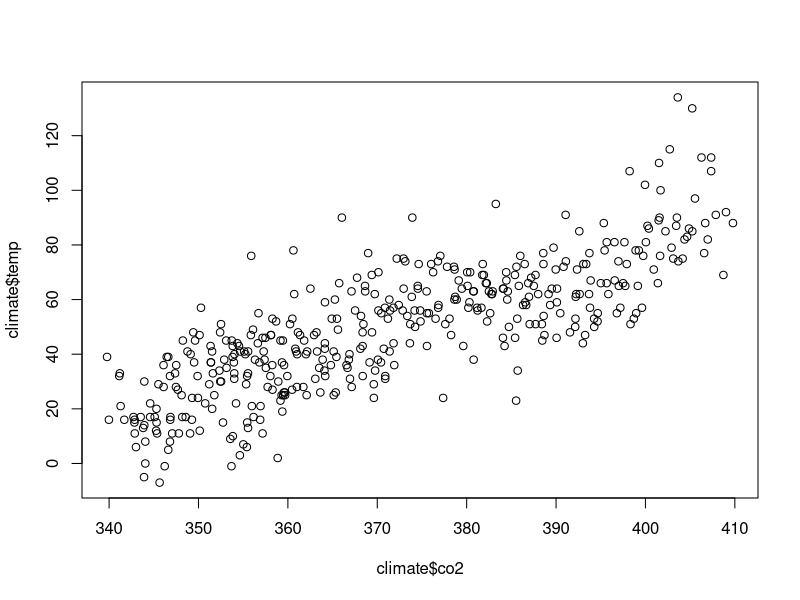
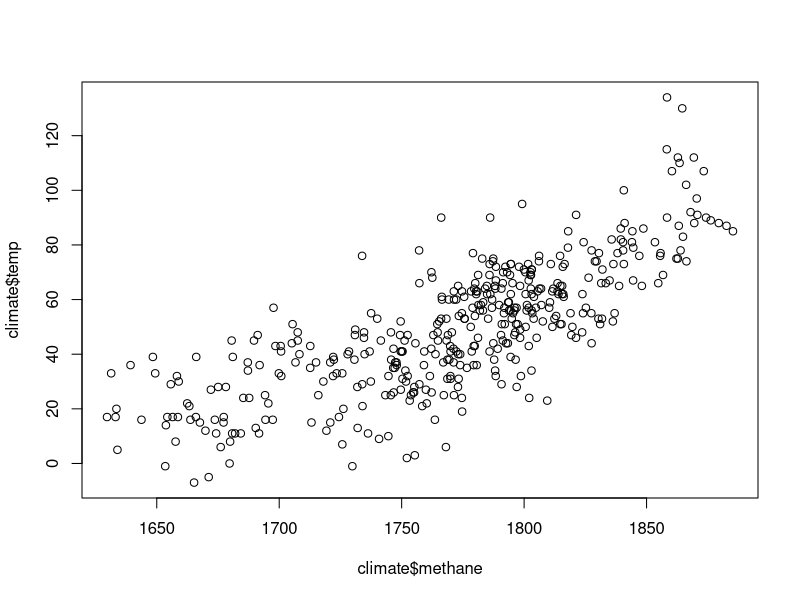
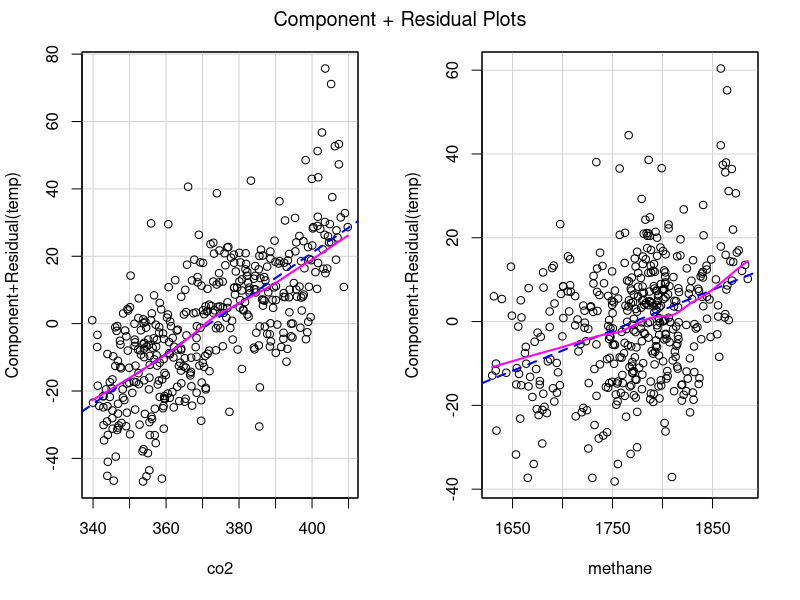
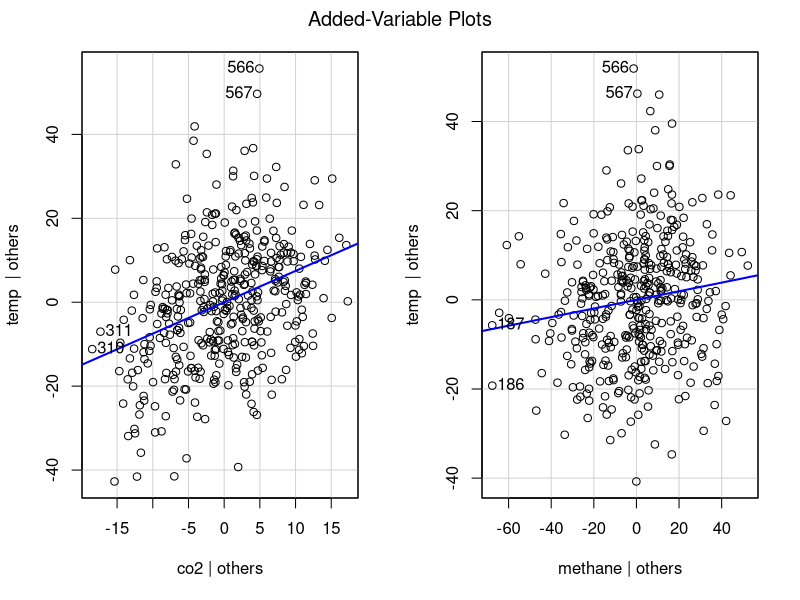
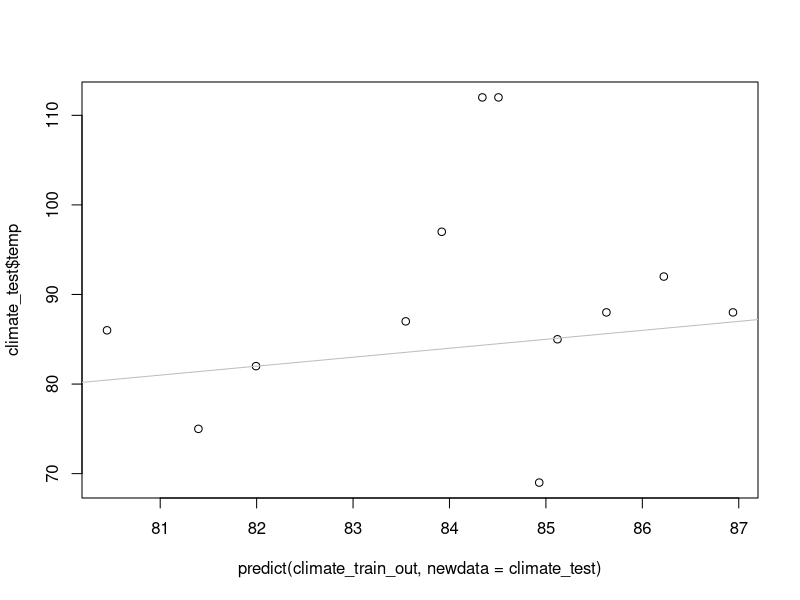
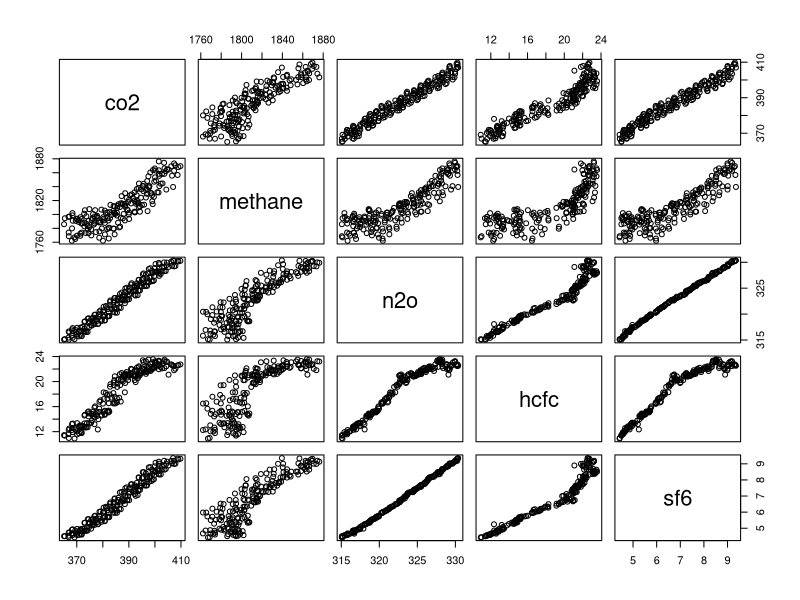

These charts were generated, in order, by the following R code:
firsttemp <- read.table(text = "Year   Jan  Feb  Mar  Apr  May  Jun  Jul  Aug  Sep  Oct  Nov  Dec    J-D D-N    DJF  MAM  JJA  SON  Year
1969   -10  -14    1   18   19    5   -2    3    9   13   13   28      7   3    -12   13    2   11  1969
1970     9   22    8    9   -4   -2   -2   -9   11    6    2  -12      3   7     20    4   -4    6  1970
1971    -2  -19  -17   -8   -5  -19  -11   -3   -4   -6   -5   -9     -9  -9    -11  -10  -11   -5  1971
1972   -24  -16    2    0   -4    6    1   17    2    9    4   19      1  -1    -16    0    8    5  1972
1973    29   31   27   26   25   18   10    3   10   14    6   -6     16  18     26   26   10   10  1973
1974   -15  -29   -6  -12   -2   -6   -5   11  -11   -8   -7   -9     -8  -8    -16   -7    0   -9  1974
1975     7    6   13    5   16    0   -1  -19   -3   -9  -16  -17     -2  -1      1   11   -7   -9  1975
1976    -1   -6  -21   -8  -24  -16  -10  -15   -9  -26   -4   10    -11 -13     -8  -18  -13  -13  1976
1977    19   22   25   28   30   24   20   16    0    2   17    3     17  18     17   27   20    7  1977
1978     6   14   21   15    6   -2    3  -17    6    0   16   10      6   6      8   14   -5    7  1978
1979    12  -10   18   13    5   13    2   14   25   24   28   47     16  13      4   12   10   26  1979
1980    30   42   30   33   36   17   28   23   19   18   29   19     27  29     40   33   23   22  1980
1981    55   41   49   31   24   32   34   32   17   14   24   43     33  31     38   35   33   18  1981
1982    10   15   -1   10   16    5   13    7   14   13   15   43     13  13     23    8    8   14  1982
1983    52   40   42   31   36   20   17   33   39   16   32   17     31  33     45   36   23   29  1983
1984    30   17   29    8   33    5   17   16   21   16    6   -5     16  18     21   23   13   14  1984
1985    22   -7   17   11   17   17   -1   14   15   11    8   15     12  10      3   15   10   11  1985
1986    28   39   27   24   24   11   11   12    0   13   11   16     18  18     27   25   11    8  1986
1987    36   45   16   22   25   37   45   28   39   32   25   48     33  31     33   21   37   32  1987
1988    57   43   51   45   44   43   34   47   41   40   12   33     41  42     49   47   41   31  1988
1989    15   35   37   33   17   15   33   37   37   32   20   38     29  29     28   29   28   30  1989
1990    40   41   76   55   46   38   43   30   29   41   45   41     44  44     40   59   37   38  1990
1991    40   49   35   52   37   53   47   39   48   30   31   32     41  42     43   41   46   36  1991
1992    44   41   47   23   32   25   11    7   -1    9    3   21     22  23     39   34   14    4  1992
1993    37   38   36   26   27   25   28   13   10   22    6   16     24  24     32   30   22   13  1993
1994    27    2   26   40   28   42   30   21   29   41   46   36     31  29     15   31   31   39  1994
1995    51   78   45   47   26   41   47   45   32   47   45   28     44  45     55   39   44   41  1995
1996    25   48   32   36   26   25   35   48   25   19   41   40     33  32     34   31   36   28  1996
1997    31   38   53   36   35   53   34   41   53   62   64   59     47  45     36   41   43   60  1997
1998    60   90   63   63   69   77   68   66   42   44   49   56     62  62     69   65   70   45  1998
1999    48   65   34   32   31   37   37   31   41   39   38   43     40  41     56   32   35   39  1999
2000    24   56   57   57   36   41   38   42   40   28   32   29     40  41     41   50   40   33  2000
2001    42   44   56   51   56   54   60   48   54   51   70   56     53  51     38   54   54   58  2001
2002    75   75   90   56   63   55   61   53   62   55   58   44     62  63     69   70   56   58  2002
2003    73   55   57   53   60   47   53   65   64   74   52   73     61  58     57   57   55   64  2003
2004    58   72   64   63   38   43   24   43   50   64   70   51     53  55     68   55   37   61  2004
2005    72   57   69   66   63   66   63   60   74   76   71   65     67  66     60   66   63   74  2005
2006    56   69   62   50   46   64   52   70   61   67   70   73     62  61     63   52   62   66  2006
2007    95   70   69   73   66   58   60   57   59   57   55   46     64  66     79   69   58   57  2007
2008    23   34   72   51   47   45   58   43   62   63   64   53     51  51     34   57   49   63  2008
2009    61   51   51   58   64   64   69   65   67   63   76   65     63  62     55   58   66   69  2009
2010    73   79   91   85   73   62   59   62   59   68   77   46     70  71     72   83   61   68  2010
2011    48   50   62   62   50   57   71   71   54   62   55   53     58  57     48   58   66   57  2011
2012    44   47   55   67   74   62   53   61   72   74   73   52     61  61     48   66   59   73  2012
2013    66   55   65   53   57   65   57   66   77   67   78   65     64  63     57   58   63   74  2013
2014    73   51   76   76   85   66   55   81   88   81   66   78     73  72     63   79   67   78  2014
2015    81   86   90   74   75   79   71   78   81  107  102  110     86  83     82   80   76   97  2015
2016   115  134  130  107   91   77   82  100   87   89   90   83     99 101    119  109   86   89  2016
2017    97  112  112   92   88   69   82   86   75   87   85   88     89  89     97   97   79   82  2017",
sep = '', header = TRUE, stringsAsFactors = FALSE)

str(firsttemp)

#reshape each row as a month
firsttemp <- firsttemp[, 1:13]

newtemp <- data.frame(matrix(t(firsttemp[2:13]), ncol = 1))

newtemp$month <- rep(1:12, 49)
newtemp$year <- rep(1969:2017, each = 12)

names(newtemp) <- c('temp', 'month', 'year')
str(newtemp)
head(newtemp)

firstco2 <- read.table(text = 'site year month value
MLO 1969  8   322.51
MLO 1969  9   321.36
MLO 1969 10   320.74
MLO 1969 11   321.98
MLO 1969 12   323.78
MLO 1970  1   325.13
MLO 1970  2   325.54
MLO 1970  3   325.67
MLO 1970  4   326.58
MLO 1970  5   327.68
MLO 1970  6   327.30
MLO 1970  7   326.13
MLO 1970  8   324.91
MLO 1970  9   322.98
MLO 1970 10   322.65
MLO 1970 11   324.04
MLO 1970 12   325.54
MLO 1976  7   332.30
MLO 1976  8   331.04
MLO 1976  9   329.67
MLO 1976 10   329.33
MLO 1976 11   330.47
MLO 1976 12   331.97
MLO 1977  1   332.77
MLO 1977  2   333.10
MLO 1977  3   334.08
MLO 1977  4   335.78
MLO 1977  5   336.49
MLO 1977  6   335.96
MLO 1977  7   334.64
MLO 1977  8   332.31
MLO 1977  9   330.66
MLO 1977 10   330.55
MLO 1977 11   331.72
MLO 1977 12   333.74
MLO 1978  1   335.17
MLO 1978  2   335.78
MLO 1978  3   336.69
MLO 1978  4   337.76
MLO 1978  5   338.01
MLO 1978  6   337.57
MLO 1978  7   336.17
MLO 1978  8   333.89
MLO 1978  9   332.18
MLO 1978 10   332.20
MLO 1978 11   333.24
MLO 1978 12   334.64
MLO 1979  1   336.11
MLO 1979  2   337.20
MLO 1979  3   338.50
MLO 1979  4   339.00
MLO 1979  5   338.93
MLO 1979  6   338.97
MLO 1979  7   337.78
MLO 1979  8   335.57
MLO 1979  9   333.95
MLO 1979 10   334.41
MLO 1979 11   335.66
MLO 1979 12   336.81
MLO 1980  1   338.88
MLO 1980  2   340.17
MLO 1980  3   341.33
MLO 1980  4   342.82
MLO 1980  5   342.90
MLO 1980  6   341.74
MLO 1980  7   339.16
MLO 1980  8   337.04
MLO 1980  9   336.60
MLO 1980 10   336.60
MLO 1980 11   337.55
MLO 1980 12   339.18
MLO 1981  1   340.41
MLO 1981  2   341.39
MLO 1981  3   342.33
MLO 1981  4   343.35
MLO 1981  5   343.56
MLO 1981  6   342.34
MLO 1981  7   340.40
MLO 1981  8   338.67
MLO 1981  9   337.37
MLO 1981 10   337.53
MLO 1981 11   338.88
MLO 1981 12   340.21
MLO 1982  1   341.10
MLO 1982  2   341.99
MLO 1982  3   343.03
MLO 1982  4   343.82
MLO 1982  5   343.76
MLO 1982  6   342.87
MLO 1982  7   341.47
MLO 1982  8   339.26
MLO 1982  9   337.32
MLO 1982 10   337.64
MLO 1982 11   339.04
MLO 1982 12   340.65
MLO 1983  1   341.96
MLO 1983  2   342.37
MLO 1983  3   343.11
MLO 1983  4   345.12
MLO 1983  5   346.09
MLO 1983  6   345.30
MLO 1983  7   343.53
MLO 1983  8   341.20
MLO 1983  9   339.77
MLO 1983 10   339.98
MLO 1983 11   341.14
MLO 1983 12   342.73
MLO 1984  1   343.94
MLO 1984  2   344.59
MLO 1984  3   345.52
MLO 1984  4   346.81
MLO 1984  5   347.38
MLO 1984  6   346.62
MLO 1984  7   345.10
MLO 1984  8   342.86
MLO 1984  9   341.29
MLO 1984 10   341.70
MLO 1984 11   343.01
MLO 1984 12   343.91
MLO 1985  1   344.60
MLO 1985  2   345.65
MLO 1985  3   346.86
MLO 1985  4   347.80
MLO 1985  5   348.57
MLO 1985  6   348.19
MLO 1985  7   346.22
MLO 1985  8   343.94
MLO 1985  9   342.83
MLO 1985 10   342.87
MLO 1985 11   344.05
MLO 1985 12   345.31
MLO 1986  1   346.10
MLO 1986  2   346.62
MLO 1986  3   347.69
MLO 1986  4   349.29
MLO 1986  5   349.94
MLO 1986  6   349.06
MLO 1986  7   347.06
MLO 1986  8   345.26
MLO 1986  9   344.05
MLO 1986 10   343.81
MLO 1986 11   345.37
MLO 1986 12   346.84
MLO 1987  1   347.51
MLO 1987  2   348.25
MLO 1987  3   349.26
MLO 1987  4   350.75
MLO 1987  5   351.77
MLO 1987  6   351.40
MLO 1987  7   349.62
MLO 1987  8   347.48
MLO 1987  9   346.45
MLO 1987 10   346.81
MLO 1987 11   348.11
MLO 1987 12   349.42
MLO 1988  1   350.28
MLO 1988  2   351.35
MLO 1988  3   352.52
MLO 1988  4   353.72
MLO 1988  5   354.35
MLO 1988  6   353.83
MLO 1988  7   352.34
MLO 1988  8   350.12
MLO 1988  9   348.77
MLO 1988 10   349.12
MLO 1988 11   350.14
MLO 1988 12   351.61
MLO 1989  1   352.74
MLO 1989  2   353.14
MLO 1989  3   353.96
MLO 1989  4   355.54
MLO 1989  5   356.16
MLO 1989  6   355.45
MLO 1989  7   354.00
MLO 1989  8   351.38
MLO 1989  9   349.51
MLO 1989 10   349.90
MLO 1989 11   351.53
MLO 1989 12   352.88
MLO 1990  1   354.02
MLO 1990  2   355.11
MLO 1990  3   355.90
MLO 1990  4   356.71
MLO 1990  5   357.17
MLO 1990  6   356.32
MLO 1990  7   354.53
MLO 1990  8   352.44
MLO 1990  9   351.21
MLO 1990 10   351.52
MLO 1990 11   353.10
MLO 1990 12   354.66
MLO 1991  1   355.24
MLO 1991  2   356.10
MLO 1991  3   357.54
MLO 1991  4   358.68
MLO 1991  5   359.34
MLO 1991  6   358.27
MLO 1991  7   355.86
MLO 1991  8   353.82
MLO 1991  9   352.42
MLO 1991 10   352.53
MLO 1991 11   354.00
MLO 1991 12   355.44
MLO 1992  1   356.64
MLO 1992  2   357.29
MLO 1992  3   358.12
MLO 1992  4   359.17
MLO 1992  5   359.94
MLO 1992  6   359.48
MLO 1992  7   357.17
MLO 1992  8   355.02
MLO 1992  9   353.69
MLO 1992 10   353.56
MLO 1992 11   354.63
MLO 1992 12   355.97
MLO 1993  1   356.81
MLO 1993  2   357.39
MLO 1993  3   358.25
MLO 1993  4   359.56
MLO 1993  5   360.47
MLO 1993  6   359.69
MLO 1993  7   357.74
MLO 1993  8   355.54
MLO 1993  9   353.84
MLO 1993 10   354.20
MLO 1993 11   355.41
MLO 1993 12   356.90
MLO 1994  1   358.28
MLO 1994  2   358.86
MLO 1994  3   359.68
MLO 1994  4   361.04
MLO 1994  5   361.73
MLO 1994  6   360.83
MLO 1994  7   358.93
MLO 1994  8   356.94
MLO 1994  9   355.33
MLO 1994 10   355.55
MLO 1994 11   357.49
MLO 1994 12   359.57
MLO 1995  1   360.24
MLO 1995  2   360.62
MLO 1995  3   361.82
MLO 1995  4   362.93
MLO 1995  5   363.63
MLO 1995  6   363.27
MLO 1995  7   361.36
MLO 1995  8   359.17
MLO 1995  9   358.04
MLO 1995 10   358.09
MLO 1995 11   359.44
MLO 1995 12   361.01
MLO 1996  1   362.10
MLO 1996  2   363.20
MLO 1996  3   364.18
MLO 1996  4   364.81
MLO 1996  5   365.35
MLO 1996  6   365.13
MLO 1996  7   363.51
MLO 1996  8   361.13
MLO 1996  9   359.30
MLO 1996 10   359.38
MLO 1996 11   360.92
MLO 1996 12   362.02
MLO 1997  1   363.07
MLO 1997  2   363.89
MLO 1997  3   364.91
MLO 1997  4   366.56
MLO 1997  5   366.67
MLO 1997  6   365.49
MLO 1997  7   364.09
MLO 1997  8   362.16
MLO 1997  9   360.50
MLO 1997 10   360.71
MLO 1997 11   362.52
MLO 1997 12   364.15
MLO 1998  1   365.26
MLO 1998  2   366.04
MLO 1998  3   367.12
MLO 1998  4   368.65
MLO 1998  5   369.39
MLO 1998  6   368.98
MLO 1998  7   367.74
MLO 1998  8   365.74
MLO 1998  9   364.13
MLO 1998 10   364.14
MLO 1998 11   365.60
MLO 1998 12   367.52
MLO 1999  1   368.36
MLO 1999  2   368.63
MLO 1999  3   369.76
MLO 1999  4   370.89
MLO 1999  5   370.89
MLO 1999  6   370.42
MLO 1999  7   369.14
MLO 1999  8   366.95
MLO 1999  9   365.12
MLO 1999 10   365.43
MLO 1999 11   366.82
MLO 1999 12   368.36
MLO 2000  1   369.62
MLO 2000  2   370.13
MLO 2000  3   370.85
MLO 2000  4   371.81
MLO 2000  5   371.90
MLO 2000  6   371.38
MLO 2000  7   370.07
MLO 2000  8   368.11
MLO 2000  9   366.89
MLO 2000 10   367.14
MLO 2000 11   368.37
MLO 2000 12   369.61
MLO 2001  1   370.73
MLO 2001  2   371.82
MLO 2001  3   372.84
MLO 2001  4   373.69
MLO 2001  5   374.18
MLO 2001  6   373.36
MLO 2001  7   371.35
MLO 2001  8   369.41
MLO 2001  9   368.18
MLO 2001 10   368.45
MLO 2001 11   370.13
MLO 2001 12   371.43
MLO 2002  1   372.18
MLO 2002  2   372.94
MLO 2002  3   373.92
MLO 2002  4   374.80
MLO 2002  5   375.52
MLO 2002  6   375.55
MLO 2002  7   373.86
MLO 2002  8   371.19
MLO 2002  9   369.72
MLO 2002 10   370.45
MLO 2002 11   372.40
MLO 2002 12   373.65
MLO 2003  1   374.63
MLO 2003  2   375.77
MLO 2003  3   376.81
MLO 2003  4   378.08
MLO 2003  5   378.88
MLO 2003  6   378.26
MLO 2003  7   376.52
MLO 2003  8   374.53
MLO 2003  9   372.95
MLO 2003 10   373.13
MLO 2003 11   374.84
MLO 2003 12   376.03
MLO 2004  1   376.85
MLO 2004  2   377.81
MLO 2004  3   379.46
MLO 2004  4   380.74
MLO 2004  5   380.78
MLO 2004  6   379.62
MLO 2004  7   377.37
MLO 2004  8   375.56
MLO 2004  9   374.23
MLO 2004 10   374.54
MLO 2004 11   376.25
MLO 2004 12   377.61
MLO 2005  1   378.58
MLO 2005  2   380.19
MLO 2005  3   381.75
MLO 2005  4   382.15
MLO 2005  5   382.49
MLO 2005  6   382.25
MLO 2005  7   380.80
MLO 2005  8   378.63
MLO 2005  9   376.79
MLO 2005 10   377.05
MLO 2005 11   378.65
MLO 2005 12   380.10
MLO 2006  1   381.22
MLO 2006  2   381.92
MLO 2006  3   382.84
MLO 2006  4   384.73
MLO 2006  5   385.42
MLO 2006  6   384.06
MLO 2006  7   382.29
MLO 2006  8   380.06
MLO 2006  9   378.71
MLO 2006 10   379.11
MLO 2006 11   380.39
MLO 2006 12   381.80
MLO 2007  1   383.26
MLO 2007  2   384.42
MLO 2007  3   385.40
MLO 2007  4   386.49
MLO 2007  5   386.89
MLO 2007  6   386.31
MLO 2007  7   384.54
MLO 2007  8   381.65
MLO 2007  9   380.31
MLO 2007 10   381.16
MLO 2007 11   382.63
MLO 2007 12   384.06
MLO 2008  1   385.53
MLO 2008  2   385.71
MLO 2008  3   385.57
MLO 2008  4   387.05
MLO 2008  5   388.70
MLO 2008  6   388.46
MLO 2008  7   386.66
MLO 2008  8   384.24
MLO 2008  9   382.77
MLO 2008 10   382.91
MLO 2008 11   384.13
MLO 2008 12   385.66
MLO 2009  1   386.97
MLO 2009  2   387.71
MLO 2009  3   388.41
MLO 2009  4   389.34
MLO 2009  5   390.11
MLO 2009  6   389.52
MLO 2009  7   387.70
MLO 2009  8   385.84
MLO 2009  9   384.44
MLO 2009 10   384.60
MLO 2009 11   386.00
MLO 2009 12   387.51
MLO 2010  1   388.59
MLO 2010  2   389.72
MLO 2010  3   391.07
MLO 2010  4   392.60
MLO 2010  5   393.37
MLO 2010  6   392.25
MLO 2010  7   390.09
MLO 2010  8   388.00
MLO 2010  9   386.55
MLO 2010 10   387.21
MLO 2010 11   388.57
MLO 2010 12   390.06
MLO 2011  1   391.56
MLO 2011  2   392.14
MLO 2011  3   392.64
MLO 2011  4   393.69
MLO 2011  5   394.27
MLO 2011  6   393.80
MLO 2011  7   392.35
MLO 2011  8   389.96
MLO 2011  9   388.61
MLO 2011 10   389.16
MLO 2011 11   390.47
MLO 2011 12   392.17
MLO 2012  1   393.00
MLO 2012  2   393.25
MLO 2012  3   394.66
MLO 2012  4   396.56
MLO 2012  5   396.98
MLO 2012  6   395.85
MLO 2012  7   394.26
MLO 2012  8   392.20
MLO 2012  9   390.84
MLO 2012 10   391.10
MLO 2012 11   393.06
MLO 2012 12   394.64
MLO 2013  1   395.66
MLO 2013  2   396.80
MLO 2013  3   397.74
MLO 2013  4   398.70
MLO 2013  5   399.61
MLO 2013  6   399.15
MLO 2013  7   397.19
MLO 2013  8   395.01
MLO 2013  9   393.73
MLO 2013 10   393.87
MLO 2013 11   395.43
MLO 2013 12   397.02
MLO 2014  1   397.91
MLO 2014  2   398.33
MLO 2014  3   399.75
MLO 2014  4   401.64
MLO 2014  5   402.24
MLO 2014  6   401.39
MLO 2014  7   398.96
MLO 2014  8   396.53
MLO 2014  9   395.34
MLO 2014 10   395.67
MLO 2014 11   397.50
MLO 2014 12   399.26
MLO 2015  1   400.05
MLO 2015  2   400.38
MLO 2015  3   401.58
MLO 2015  4   403.68
MLO 2015  5   404.16
MLO 2015  6   402.92
MLO 2015  7   400.93
MLO 2015  8   398.90
MLO 2015  9   397.65
MLO 2015 10   398.23
MLO 2015 11   399.95
MLO 2015 12   401.52
MLO 2016  1   402.72
MLO 2016  2   403.62
MLO 2016  3   405.23
MLO 2016  4   407.35
MLO 2016  5   407.87
MLO 2016  6   406.57
MLO 2016  7   404.37
MLO 2016  8   401.69
MLO 2016  9   400.23
MLO 2016 10   401.48
MLO 2016 11   403.52
MLO 2016 12   404.66
MLO 2017  1   405.54
MLO 2017  2   406.27
MLO 2017  3   407.35
MLO 2017  4   409.01
MLO 2017  5   409.79
MLO 2017  6   408.72
MLO 2017  7   406.97
MLO 2017  8   404.87
MLO 2017  9   403.11
MLO 2017 10   403.44
MLO 2017 11   405.24
MLO 2017 12   406.69', header =  TRUE, sep = '')

#get rid of site, irrelevant
firstco2 <- firstco2[, 2:4]

head(firstco2)

firstch4 <- read.table(text = 'site year month value
MLO 1983  5  1639.29
MLO 1983  6  1633.53
MLO 1983  7  1633.18
MLO 1983  8  1631.39
MLO 1983  9  1648.42
MLO 1983 10  1663.75
MLO 1983 11  1658.24
MLO 1983 12  1654.32
MLO 1984  1  1658.97
MLO 1984  2  1656.49
MLO 1984  3  1655.74
MLO 1984  4  1657.69
MLO 1984  5  1649.37
MLO 1984  6  1633.95
MLO 1984  7  1629.70
MLO 1984  8  1643.76
MLO 1984  9  1663.30
MLO 1984 10  1673.72
MLO 1984 11  1676.11
MLO 1984 12  1671.21
MLO 1985  1  1662.44
MLO 1985  2  1665.25
MLO 1985  3  1677.35
MLO 1985  4  1674.25
MLO 1985  5  1665.98
MLO 1985  6  1658.63
MLO 1985  7  1653.47
MLO 1985  8  1653.74
MLO 1985  9  1667.62
MLO 1985 10  1680.79
MLO 1985 11  1679.96
MLO 1985 12  1677.27
MLO 1986  1  1675.09
MLO 1986  2  1666.12
MLO 1986  3  1672.10
MLO 1986  4  1687.75
MLO 1986  5  1685.35
MLO 1986  6  1684.31
MLO 1986  7  1681.99
MLO 1986  8  1669.88
MLO 1986  9  1679.74
MLO 1986 10  1690.42
MLO 1986 11  1691.77
MLO 1986 12  1697.36
MLO 1987  1  1692.00
MLO 1987  2  1689.70
MLO 1987  3  1694.39
MLO 1987  4  1695.56
MLO 1987  5  1694.22
MLO 1987  6  1687.17
MLO 1987  7  1680.58
MLO 1987  8  1678.22
MLO 1987  9  1681.05
MLO 1987 10  1700.84
MLO 1987 11  1715.97
MLO 1987 12  1707.55
MLO 1988  1  1697.68
MLO 1988  2  1700.59
MLO 1988  3  1705.46
MLO 1988  4  1707.57
MLO 1988  5  1705.16
MLO 1988  6  1698.45
MLO 1988  7  1687.23
MLO 1988  8  1691.21
MLO 1988  9  1700.77
MLO 1988 10  1708.26
MLO 1988 11  1719.28
MLO 1988 12  1725.75
MLO 1989  1  1720.86
MLO 1989  2  1712.66
MLO 1989  3  1715.04
MLO 1989  4  1723.46
MLO 1989  5  1724.39
MLO 1989  6  1713.18
MLO 1989  7  1699.85
MLO 1989  8  1706.65
MLO 1989  9  1720.84
MLO 1989 10  1721.99
MLO 1989 11  1726.21
MLO 1989 12  1730.71
MLO 1990  1  1727.94
MLO 1990  2  1728.50
MLO 1990  3  1733.85
MLO 1990  4  1737.54
MLO 1990  5  1734.60
MLO 1990  6  1722.31
MLO 1990  7  1712.69
MLO 1990  8  1718.03
MLO 1990  9  1733.90
MLO 1990 10  1736.92
MLO 1990 11  1741.50
MLO 1990 12  1749.65
MLO 1991  1  1734.87
MLO 1991  2  1731.05
MLO 1991  3  1746.56
MLO 1991  4  1749.59
MLO 1991  5  1747.37
MLO 1991  6  1740.02
MLO 1991  7  1730.92
MLO 1991  8  1722.05
MLO 1991  9  1734.64
MLO 1991 10  1751.77
MLO 1991 11  1750.34
MLO 1991 12  1752.44
MLO 1992  1  1755.62
MLO 1992  2  1750.09
MLO 1992  3  1752.42
MLO 1992  4  1753.28
MLO 1992  5  1744.61
MLO 1992  6  1743.34
MLO 1992  7  1736.27
MLO 1992  8  1725.77
MLO 1992  9  1729.87
MLO 1992 10  1740.78
MLO 1992 11  1755.36
MLO 1992 12  1758.39
MLO 1993  1  1747.88
MLO 1993  2  1745.72
MLO 1993  3  1747.98
MLO 1993  4  1746.75
MLO 1993  5  1749.63
MLO 1993  6  1745.59
MLO 1993  7  1731.91
MLO 1993  8  1732.03
MLO 1993  9  1744.56
MLO 1993 10  1760.24
MLO 1993 11  1768.07
MLO 1993 12  1763.57
MLO 1994  1  1759.89
MLO 1994  2  1752.13
MLO 1994  3  1754.67
MLO 1994  4  1763.81
MLO 1994  5  1755.18
MLO 1994  6  1746.67
MLO 1994  7  1737.41
MLO 1994  8  1734.01
MLO 1994  9  1757.23
MLO 1994 10  1778.62
MLO 1994 11  1781.17
MLO 1994 12  1779.36
MLO 1995  1  1764.55
MLO 1995  2  1757.13
MLO 1995  3  1764.84
MLO 1995  4  1762.94
MLO 1995  5  1762.23
MLO 1995  6  1759.23
MLO 1995  7  1749.36
MLO 1995  8  1751.19
MLO 1995  9  1761.52
MLO 1995 10  1768.91
MLO 1995 11  1768.34
MLO 1995 12  1772.99
MLO 1996  1  1771.36
MLO 1996  2  1770.49
MLO 1996  3  1769.90
MLO 1996  4  1759.10
MLO 1996  5  1755.07
MLO 1996  6  1753.80
MLO 1996  7  1747.17
MLO 1996  8  1745.62
MLO 1996  9  1767.21
MLO 1996 10  1774.69
MLO 1996 11  1769.97
MLO 1996 12  1773.10
MLO 1997  1  1769.96
MLO 1997  2  1768.70
MLO 1997  3  1775.64
MLO 1997  4  1780.64
MLO 1997  5  1776.65
MLO 1997  6  1768.26
MLO 1997  7  1751.52
MLO 1997  8  1750.35
MLO 1997  9  1775.73
MLO 1997 10  1784.89
MLO 1997 11  1784.08
MLO 1997 12  1783.28
MLO 1998  1  1772.27
MLO 1998  2  1766.15
MLO 1998  3  1774.64
MLO 1998  4  1780.41
MLO 1998  5  1781.22
MLO 1998  6  1779.11
MLO 1998  7  1762.52
MLO 1998  8  1757.24
MLO 1998  9  1771.18
MLO 1998 10  1787.42
MLO 1998 11  1798.40
MLO 1998 12  1803.06
MLO 1999  1  1796.37
MLO 1999  2  1784.78
MLO 1999  3  1788.17
MLO 1999  4  1788.41
MLO 1999  5  1773.27
MLO 1999  6  1771.20
MLO 1999  7  1766.99
MLO 1999  8  1768.67
MLO 1999  9  1785.90
MLO 1999 10  1794.49
MLO 1999 11  1796.53
MLO 1999 12  1801.91
MLO 2000  1  1802.08
MLO 2000  2  1793.86
MLO 2000  3  1791.93
MLO 2000  4  1786.87
MLO 2000  5  1773.91
MLO 2000  6  1772.34
MLO 2000  7  1769.45
MLO 2000  8  1762.09
MLO 2000  9  1773.90
MLO 2000 10  1796.97
MLO 2000 11  1798.70
MLO 2000 12  1790.78
MLO 2001  1  1789.20
MLO 2001  2  1793.36
MLO 2001  3  1801.04
MLO 2001  4  1797.35
MLO 2001  5  1783.18
MLO 2001  6  1773.35
MLO 2001  7  1769.24
MLO 2001  8  1764.69
MLO 2001  9  1779.91
MLO 2001 10  1790.89
MLO 2001 11  1793.05
MLO 2001 12  1796.07
MLO 2002  1  1787.41
MLO 2002  2  1782.89
MLO 2002  3  1786.13
MLO 2002  4  1781.94
MLO 2002  5  1778.35
MLO 2002  6  1774.58
MLO 2002  7  1766.39
MLO 2002  8  1766.11
MLO 2002  9  1780.44
MLO 2002 10  1795.44
MLO 2002 11  1801.16
MLO 2002 12  1792.64
MLO 2003  1  1785.93
MLO 2003  2  1791.78
MLO 2003  3  1796.91
MLO 2003  4  1794.96
MLO 2003  5  1786.92
MLO 2003  6  1790.57
MLO 2003  7  1785.31
MLO 2003  8  1773.06
MLO 2003  9  1788.24
MLO 2003 10  1806.05
MLO 2003 11  1807.63
MLO 2003 12  1794.55
MLO 2004  1  1789.80
MLO 2004  2  1797.93
MLO 2004  3  1806.92
MLO 2004  4  1805.51
MLO 2004  5  1787.77
MLO 2004  6  1779.82
MLO 2004  7  1774.58
MLO 2004  8  1769.81
MLO 2004  9  1778.21
MLO 2004 10  1790.72
MLO 2004 11  1800.51
MLO 2004 12  1796.71
MLO 2005  1  1788.48
MLO 2005  2  1796.11
MLO 2005  3  1802.80
MLO 2005  4  1791.28
MLO 2005  5  1780.89
MLO 2005  6  1780.05
MLO 2005  7  1771.30
MLO 2005  8  1766.47
MLO 2005  9  1787.26
MLO 2005 10  1806.12
MLO 2005 11  1803.13
MLO 2005 12  1798.35
MLO 2006  1  1794.46
MLO 2006  2  1785.87
MLO 2006  3  1786.20
MLO 2006  4  1800.62
MLO 2006  5  1798.36
MLO 2006  6  1779.65
MLO 2006  7  1765.35
MLO 2006  8  1762.15
MLO 2006  9  1775.52
MLO 2006 10  1788.46
MLO 2006 11  1791.46
MLO 2006 12  1794.60
MLO 2007  1  1799.19
MLO 2007  2  1802.63
MLO 2007  3  1802.62
MLO 2007  4  1801.64
MLO 2007  5  1795.26
MLO 2007  6  1781.34
MLO 2007  7  1771.37
MLO 2007  8  1778.96
MLO 2007  9  1793.77
MLO 2007 10  1801.88
MLO 2007 11  1803.34
MLO 2007 12  1805.13
MLO 2008  1  1809.45
MLO 2008  2  1803.01
MLO 2008  3  1792.36
MLO 2008  4  1792.10
MLO 2008  5  1796.03
MLO 2008  6  1791.31
MLO 2008  7  1782.39
MLO 2008  8  1779.42
MLO 2008  9  1794.57
MLO 2008 10  1813.66
MLO 2008 11  1811.92
MLO 2008 12  1812.38
MLO 2009  1  1816.15
MLO 2009  2  1814.75
MLO 2009  3  1815.26
MLO 2009  4  1807.05
MLO 2009  5  1802.74
MLO 2009  6  1806.24
MLO 2009  7  1794.24
MLO 2009  8  1788.10
MLO 2009  9  1801.86
MLO 2009 10  1811.50
MLO 2009 11  1814.69
MLO 2009 12  1815.54
MLO 2010  1  1810.91
MLO 2010  2  1817.90
MLO 2010  3  1821.23
MLO 2010  4  1818.00
MLO 2010  5  1816.53
MLO 2010  6  1803.08
MLO 2010  7  1793.49
MLO 2010  8  1800.62
MLO 2010  9  1810.57
MLO 2010 10  1826.33
MLO 2010 11  1830.55
MLO 2010 12  1821.18
MLO 2011  1  1823.70
MLO 2011  2  1819.71
MLO 2011  3  1815.46
MLO 2011  4  1815.99
MLO 2011  5  1811.55
MLO 2011  6  1810.25
MLO 2011  7  1803.07
MLO 2011  8  1799.92
MLO 2011  9  1813.08
MLO 2011 10  1823.81
MLO 2011 11  1827.45
MLO 2011 12  1831.80
MLO 2012  1  1827.56
MLO 2012  2  1819.26
MLO 2012  3  1824.05
MLO 2012  4  1834.89
MLO 2012  5  1829.58
MLO 2012  6  1814.01
MLO 2012  7  1803.90
MLO 2012  8  1804.00
MLO 2012  9  1815.79
MLO 2012 10  1828.91
MLO 2012 11  1836.47
MLO 2012 12  1836.24
MLO 2013  1  1833.34
MLO 2013  2  1836.95
MLO 2013  3  1838.78
MLO 2013  4  1830.34
MLO 2013  5  1825.23
MLO 2013  6  1814.80
MLO 2013  7  1804.78
MLO 2013  8  1813.65
MLO 2013  9  1838.15
MLO 2013 10  1844.51
MLO 2013 11  1840.43
MLO 2013 12  1848.08
MLO 2014  1  1840.72
MLO 2014  2  1831.04
MLO 2014  3  1847.04
MLO 2014  4  1855.55
MLO 2014  5  1844.21
MLO 2014  6  1831.50
MLO 2014  7  1818.95
MLO 2014  8  1824.30
MLO 2014  9  1841.04
MLO 2014 10  1844.03
MLO 2014 11  1854.78
MLO 2014 12  1863.88
MLO 2015  1  1853.42
MLO 2015  2  1848.70
MLO 2015  3  1858.36
MLO 2015  4  1866.28
MLO 2015  5  1862.21
MLO 2015  6  1844.58
MLO 2015  7  1831.97
MLO 2015  8  1827.56
MLO 2015  9  1840.38
MLO 2015 10  1860.36
MLO 2015 11  1866.16
MLO 2015 12  1863.48
MLO 2016  1  1858.25
MLO 2016  2  1858.35
MLO 2016  3  1864.57
MLO 2016  4  1873.35
MLO 2016  5  1870.74
MLO 2016  6  1855.72
MLO 2016  7  1835.74
MLO 2016  8  1840.71
MLO 2016  9  1863.16
MLO 2016 10  1876.20
MLO 2016 11  1874.30
MLO 2016 12  1864.87
MLO 2017  1  1870.49
MLO 2017  2  1869.30
MLO 2017  3  1862.79
MLO 2017  4  1867.97
MLO 2017  5  1869.48
MLO 2017  6  1856.73
MLO 2017  7  1839.51
MLO 2017  8  1839.46
MLO 2017  9  1862.77
MLO 2017 10  1882.64
MLO 2017 11  1885.28
MLO 2017 12  1879.49', header = TRUE, sep = '')

firstch4 <- firstch4[, 2:4]

#remind myself of structures for merging
str(newtemp)
str(firstco2)
str(firstch4)
dim(newtemp)
dim(firstco2)
dim(firstch4)

#merge and clean datasets
climate <- merge(merge(newtemp, firstco2, by = c("year", "month"), all.x = TRUE), firstch4, by = c("year", "month"), all.x = TRUE)
head(climate)
climate <- subset(climate, !is.na(value.x) & !is.na(value.y))
names(climate) <- c("year", "month", "temp", "co2", "methane")

head(climate)
str(climate)

#EDA
#calculate correlations and create scatterplots
cor(climate$co2, climate$temp)
plot(climate$co2, climate$temp)

cor(climate$methane, climate$temp)
plot(climate$methane, climate$temp)

#Response: Global Temp
#Explanatory: C02 (ppm), CH4 (ppb)

#Model: temp = Betao + Beta1CO2 + Beta2CH4 + epsilon

climate_out <- lm(temp ~ co2 + methane, data = climate)

#table of estimates and std errors
summary(climate_out)

#add library to create cool plots (ar stands for applied regression)
library(car)

#component plus residual plots
crPlots(climate_out)
#mine looks different maybe because of IDE?
#yeeaaah it looks the same in Rstudio

avPlots(climate_out)
#This one looks the same, just line is red

#Don't produce both graphs for presentation,
# just choose one

#ANOVA test Ho: no greenhouse gas effect

noeffect <- lm(temp ~ +1, data = climate)
#the +1 indicates that you get the y-intercept, not another variable

#get F-test
anova(noeffect, climate_out)

#since we rejected Ho and concluded that there is a greenhouse effect...
#ttest
summary(climate_out)

#Confidence Interval
confint(climate_out)

#How to make predictions
# VALIDATE predictions

#create train and test datasets
#create test data based on most recent year (see if our prediction is close to real data..?)
climate_train <- subset(climate, year <= 2016)
climate_test <- subset(climate, year == 2017)

climate_train_out <- lm(temp ~ co2 + methane, data = climate_train)

#predict 2017 and compare to actual
cbind(climate_test$temp, predict(climate_train_out, newdata = climate_test))
#this table tells us that our predictions (col 2) are on the low end (conservative predictions)

plot(climate_test$temp ~ predict(climate_train_out, newdata = climate_test))

abline(0,1,col='gray')

n2o <- read.table(text = 'year month n2o sd n
1998       1     nan        nan       0
1998       2     nan        nan       0
1998       3     nan        nan       0
1998       4     nan        nan       0
1998       5     nan        nan       0
1998       6     nan        nan       0
1998       7     nan        nan       0
1998       8     nan        nan       0
1998       9     nan        nan       0
1998      10     nan        nan       0
1998      11     nan        nan       0
1998      12     nan        nan       0
1999       1     nan        nan       0
1999       2     nan        nan       0
1999       3     nan        nan       0
1999       4     nan        nan       0
1999       5     nan        nan       0
1999       6     nan        nan       0
1999       7    315.16      0.33    546
1999       8    315.07      0.29    643
1999       9    315.08      0.27    473
1999      10    315.17      0.26    615
1999      11    315.46      0.28    569
1999      12    315.41      0.41    380
2000       1    315.55      0.41    542
2000       2    315.78      0.42    591
2000       3    315.70      0.39    728
2000       4    315.79      0.41    676
2000       5    315.76      0.40    636
2000       6    316.03      0.38    529
2000       7    316.17      0.37    558
2000       8    315.83      0.36    161
2000       9    316.64      0.30    211
2000      10    316.48      0.31    677
2000      11    316.71      0.60    138
2000      12    316.53      0.64    632
2001       1    316.62      0.70    430
2001       2    316.71      0.73    648
2001       3    316.69      0.81    728
2001       4    316.53      0.68    691
2001       5    316.57      0.57    739
2001       6    316.66      0.85    346
2001       7    316.82      0.58    635
2001       8    316.94      0.63    724
2001       9    317.05      0.62    708
2001      10    317.30      0.82    668
2001      11    317.36      0.74    621
2001      12    317.39      0.73    630
2002       1    317.51      0.68    669
2002       2    317.17      0.75    654
2002       3    317.50      0.90    646
2002       4    317.48      0.93    674
2002       5    317.91      0.81    282
2002       6     nan        nan       0
2002       7     nan        nan       0
2002       8     nan        nan       0
2002       9    317.49      0.46    141
2002      10    317.71      0.32    668
2002      11    317.82      0.31    670
2002      12    317.77      0.26    691
2003       1    317.90      0.25    659
2003       2    317.79      0.23    634
2003       3    318.05      0.25    735
2003       4    318.07      0.24    674
2003       5    318.17      0.23    716
2003       6    318.18      0.25    673
2003       7    318.29      0.27    684
2003       8    318.34      0.31    675
2003       9    318.51      0.30    650
2003      10    318.60      0.31    676
2003      11    318.61      0.24    693
2003      12    318.64      0.24    716
2004       1    318.76      0.24    723
2004       2    318.69      0.28    643
2004       3    318.66      0.23    660
2004       4    318.75      0.24    706
2004       5    318.85      0.25    695
2004       6    318.91      0.24    676
2004       7    318.94      0.25    625
2004       8    319.03      0.34    575
2004       9    319.11      0.31    626
2004      10    319.20      0.26    689
2004      11    319.33      0.26    693
2004      12    319.34      0.26    668
2005       1    319.46      0.26    630
2005       2    319.53      0.21    629
2005       3    319.56      0.26    696
2005       4    319.56      0.24    679
2005       5    319.64      0.22    696
2005       6    319.66      0.23    644
2005       7    319.81      0.21    674
2005       8    319.96      0.31    686
2005       9    319.84      0.31    666
2005      10    319.91      0.45    718
2005      11    319.92      0.36    692
2005      12    320.16      0.30    564
2006       1    320.19      0.30    692
2006       2    320.16      0.29    591
2006       3    320.08      0.26    712
2006       4    320.29      0.28    690
2006       5    320.27      0.24    681
2006       6    320.41      0.26    649
2006       7    320.42      0.24    244
2006       8    320.46      0.37    124
2006       9    320.49      0.28    514
2006      10    320.71      0.31    607
2006      11    320.73      0.28    670
2006      12    320.95      0.36    670
2007       1    320.96      0.38    686
2007       2    321.07      0.31    641
2007       3    320.98      0.29    699
2007       4    321.24      0.37    667
2007       5    321.18      0.35    691
2007       6    321.28      0.30    679
2007       7    321.32      0.30    684
2007       8    321.33      0.41    581
2007       9    321.42      0.35    663
2007      10    321.56      0.30    671
2007      11    321.70      0.29    585
2007      12    321.76      0.39    643
2008       1    321.94      0.37    422
2008       2    321.89      0.32     71
2008       3    321.89      0.31    708
2008       4    322.05      0.22    698
2008       5    322.02      0.23    710
2008       6    322.10      0.21    674
2008       7    322.25      0.19    724
2008       8    322.29      0.21    724
2008       9    322.39      0.22    695
2008      10    322.63      0.23    708
2008      11    322.63      0.25    685
2008      12    322.66      0.23    697
2009       1    322.75      0.24    544
2009       2    322.68      0.19    667
2009       3    322.61      0.21    704
2009       4    322.75      0.20    711
2009       5    322.88      0.21    724
2009       6    322.90      0.21    699
2009       7    322.84      0.20    727
2009       8    322.95      0.17    739
2009       9    323.07      0.19    715
2009      10    323.12      0.19    738
2009      11    323.21      0.17    691
2009      12    323.36      0.18    734
2010       1    323.49      0.30    653
2010       2    323.35      0.50    308
2010       3     nan        nan       0
2010       4    323.58      0.20    680
2010       5    323.65      0.24    703
2010       6    323.71      0.26    682
2010       7    323.69      0.22    724
2010       8    323.79      0.21    611
2010       9    323.86      0.20    576
2010      10    324.15      0.22    738
2010      11    324.28      0.23    703
2010      12    324.43      0.23    676
2011       1    324.39      0.26    559
2011       2    324.48      0.25    641
2011       3    324.55      0.28    722
2011       4    324.57      0.32    610
2011       5    324.56      0.26    734
2011       6    324.59      0.26    647
2011       7    324.71      0.23    730
2011       8    324.85      0.19    724
2011       9    324.95      0.19    701
2011      10    325.09      0.20    729
2011      11    325.12      0.17    675
2011      12    325.21      0.19    713
2012       1    325.41      0.22    738
2012       2    325.51      0.28    674
2012       3    325.34      0.22    573
2012       4    325.48      0.23    699
2012       5    325.43      0.26    705
2012       6    325.39      0.21    683
2012       7    325.44      0.22    721
2012       8    325.55      0.24    718
2012       9    325.71      0.37    670
2012      10    325.95      0.44    702
2012      11    325.93      0.40    664
2012      12    326.04      0.19    723
2013       1    326.10      0.19    710
2013       2    326.13      0.21    623
2013       3    326.15      0.17    729
2013       4    326.32      0.17    705
2013       5    326.47      0.18    692
2013       6    326.37      0.24    701
2013       7    326.37      0.23    683
2013       8    326.56      0.24    430
2013       9    326.58      0.22    694
2013      10    326.62      0.21    728
2013      11    326.80      0.20    707
2013      12    326.90      0.21    726
2014       1    327.03      0.22    731
2014       2    327.19      0.20    665
2014       3    327.31      0.24    699
2014       4    327.37      0.24    699
2014       5    327.73      0.22    656
2014       6    327.83      0.22    694
2014       7    327.96      0.31    639
2014       8    327.60      0.33    578
2014       9    327.66      0.40    657
2014      10    327.85      0.32    599
2014      11    327.90      0.23    672
2014      12    327.97      0.21    668
2015       1    328.10      0.25    681
2015       2    328.13      0.25    661
2015       3    328.16      0.32    690
2015       4    328.28      0.21    656
2015       5    328.31      0.28    701
2015       6    328.24      0.25    635
2015       7    328.29      0.23    697
2015       8    328.38      0.34    629
2015       9    328.70      0.28    687
2015      10    328.85      0.28    715
2015      11    328.89      0.26    697
2015      12    328.92      0.24    655
2016       1    329.07      0.23    731
2016       2    329.04      0.25    671
2016       3    329.09      0.26    614
2016       4    329.20      0.30    678
2016       5    329.27      0.30    703
2016       6    329.29      0.37    680
2016       7    329.43      0.36    731
2016       8    329.63      0.35    696
2016       9    329.66      0.36    633
2016      10    329.89      0.52    644
2016      11    329.97      0.46    686
2016      12    329.94      0.45    661
2017       1    330.12      0.46    670
2017       2    330.11      0.49    654
2017       3    330.25      0.67    704
2017       4    330.15      0.84    669
2017       5    330.27      0.65    733
2017       6    330.29      0.95    697
2017       7    330.37      0.68    395
2017       8    330.68      0.70    725
2017       9    330.72      0.51    708
2017      10    330.87      0.54    717
2017      11    330.97      0.53    698
2017      12    331.15      0.60    696
2018       1    331.07      0.56    725
2018       2    331.14      0.76    657
2018       3    330.93      0.76    542
2018       4    331.05      0.65    689
2018       5    330.95      0.78    659
2018       6    331.02      0.94    473
2018       7    331.13      0.75    553
2018       8    331.54      0.68    687
2018       9    331.87      0.54    668
2018      10    332.22      0.60    646
2018      11    332.64      0.66    691
2018      12    332.80      0.76    742
2019       1    332.75      0.70    652
2019       2     nan        nan       0
', header = TRUE)

head(n2o)
str(n2o)

hcfc <- read.table(text = 'year month hcfc sd n
1998       1     nan        nan       0
1998       2     nan        nan       0
1998       3     nan        nan       0
1998       4     nan        nan       0
1998       5     nan        nan       0
1998       6     nan        nan       0
1998       7     nan        nan       0
1998       8     nan        nan       0
1998       9     nan        nan       0
1998      10     nan        nan       0
1998      11     nan        nan       0
1998      12     nan        nan       0
1999       1     10.84      0.50    637
1999       2     10.84      0.37     70
1999       3     11.15      0.47    516
1999       4     11.80      0.45    154
1999       5     11.68      0.37    590
1999       6     11.69      0.46    529
1999       7     10.90      0.56    621
1999       8     10.99      0.54    423
1999       9     11.45      0.39    306
1999      10     11.36      0.48    573
1999      11     11.60      0.49    572
1999      12     11.92      0.72    408
2000       1     11.86      0.83    591
2000       2     11.56      0.76    616
2000       3     11.74      0.82    741
2000       4     11.92      0.86    691
2000       5     11.77      0.82    668
2000       6     12.03      0.87    570
2000       7     12.05      0.82    590
2000       8     12.26      0.77    163
2000       9     12.30      0.83    319
2000      10     12.51      1.03    696
2000      11     12.57      1.14    345
2000      12     12.60      1.13    645
2001       1     12.85      0.99    453
2001       2     12.73      1.15    656
2001       3     12.75      1.18    736
2001       4     12.75      1.22    707
2001       5     12.70      1.13    737
2001       6     12.65      1.25    349
2001       7     13.01      1.24    114
2001       8     12.36      1.08    165
2001       9     13.21      0.98    321
2001      10     13.30      0.78    739
2001      11     13.36      0.77    416
2001      12     12.87      0.85    144
2002       1     12.95      0.92    115
2002       2     13.32      0.93    392
2002       3     13.37      0.77    732
2002       4     13.32      0.83    697
2002       5     13.44      0.83    703
2002       6     13.66      0.85    709
2002       7     13.37      0.89    683
2002       8     13.88      0.99    176
2002       9     nan        nan       0
2002      10     nan        nan       0
2002      11     nan        nan       0
2002      12     nan        nan       0
2003       1     nan        nan       0
2003       2     13.76      2.77     33
2003       3     13.19      2.16    551
2003       4     12.35      2.84     29
2003       5     nan        nan       0
2003       6     13.98      1.65    120
2003       7     14.54      1.81    248
2003       8     14.43      1.08    513
2003       9     14.58      0.78    636
2003      10     14.70      0.76    241
2003      11     14.90      0.75    523
2003      12     14.80      0.85    733
2004       1     14.28      0.76    732
2004       2     14.50      0.81    677
2004       3     14.56      0.82    675
2004       4     14.82      0.81    704
2004       5     14.69      0.81    689
2004       6     14.70      0.96    655
2004       7     14.78      0.86    651
2004       8     14.84      0.78    602
2004       9     15.13      0.77    623
2004      10     15.23      0.80    713
2004      11     15.16      0.88    715
2004      12     15.09      0.82    685
2005       1     15.16      0.84    663
2005       2     15.12      0.85    634
2005       3     15.30      0.81    708
2005       4     15.07      0.85    551
2005       5     15.19      0.93    489
2005       6     15.36      0.81    185
2005       7     15.34      0.96    450
2005       8     15.67      1.04    391
2005       9     15.85      0.76    442
2005      10     16.04      0.76    393
2005      11     nan        nan       0
2005      12     nan        nan       0
2006       1     nan        nan       0
2006       2     nan        nan       0
2006       3     nan        nan       0
2006       4     16.50      0.82    142
2006       5     16.66      0.86    699
2006       6     16.51      1.00    674
2006       7     16.54      1.00    673
2006       8     16.48      0.95    709
2006       9     16.79      0.89    532
2006      10     17.00      0.88    616
2006      11     17.21      1.05    686
2006      12     17.26      1.16    708
2007       1     17.43      1.86    678
2007       2     16.66      2.66    541
2007       3     17.35      2.51    672
2007       4     17.50      2.18    647
2007       5     16.81      3.22    342
2007       6     17.42      1.88    168
2007       7     17.58      1.79    215
2007       8     17.87      1.94    585
2007       9     18.27      2.20    591
2007      10     18.19      2.66    576
2007      11     17.93      1.25    351
2007      12     18.17      0.52    700
2008       1     19.14      0.63    417
2008       2     nan        nan       0
2008       3     nan        nan       0
2008       4     nan        nan       0
2008       5     nan        nan       0
2008       6     18.28      1.78    639
2008       7     19.43      2.01    672
2008       8     19.40      1.51    689
2008       9     19.17      1.83    660
2008      10     19.57      1.26    417
2008      11     19.85      0.94    461
2008      12     19.71      1.00    655
2009       1     20.34      1.00    706
2009       2     20.95      0.92    668
2009       3     20.96      0.99    663
2009       4     21.01      1.02    710
2009       5     21.14      0.97    717
2009       6     20.65      0.96    702
2009       7     20.00      1.10    725
2009       8     20.26      1.00    663
2009       9     20.22      1.24    719
2009      10     20.84      1.27    731
2009      11     20.30      1.23    705
2009      12     20.26      1.62    713
2010       1     19.77      1.65    715
2010       2     20.23      1.78    659
2010       3     19.84      2.16    686
2010       4     19.91      2.45    558
2010       5     20.52      2.83    358
2010       6     20.23      1.22    672
2010       7     20.98      1.13    723
2010       8     20.87      1.05    635
2010       9     21.18      1.02    561
2010      10     21.36      1.08    722
2010      11     21.27      0.91    702
2010      12     21.04      0.81    685
2011       1     20.99      0.86    583
2011       2     20.82      0.94    663
2011       3     20.99      1.03    717
2011       4     20.80      1.10    704
2011       5     21.04      1.02    657
2011       6     20.99      1.16    595
2011       7     20.92      1.35    730
2011       8     20.93      1.56    740
2011       9     21.08      1.57    623
2011      10     21.52      1.45    733
2011      11     21.36      1.53    706
2011      12     21.14      1.62    729
2012       1     21.81      1.73    727
2012       2     21.20      1.49    622
2012       3     21.33      1.23    549
2012       4     21.23      1.42    705
2012       5     21.69      1.33    715
2012       6     21.54      1.46    669
2012       7     21.45      1.67    684
2012       8     21.72      1.70    685
2012       9     22.03      1.64    649
2012      10     21.95      1.61    578
2012      11     22.20      1.25    713
2012      12     21.75      1.29    728
2013       1     21.83      1.07    654
2013       2     21.51      1.04    651
2013       3     21.78      1.01    706
2013       4     21.91      1.24    707
2013       5     22.31      1.65    713
2013       6     22.04      1.49    697
2013       7     22.12      1.32    679
2013       8     22.15      1.70    518
2013       9     22.29      2.02    644
2013      10     22.44      1.47    519
2013      11     22.01      1.33    663
2013      12     22.35      1.34    712
2014       1     22.03      1.09    730
2014       2     21.69      1.12    603
2014       3     22.19      1.16    698
2014       4     22.76      1.16    705
2014       5     22.35      1.19    657
2014       6     23.34      1.19    676
2014       7     23.08      0.92    712
2014       8     23.24      0.71    612
2014       9     23.39      0.74    709
2014      10     23.12      0.66    629
2014      11     23.51      0.71    696
2014      12     23.57      0.59    669
2015       1     23.21      0.66    720
2015       2     23.08      0.68    666
2015       3     23.30      0.59    726
2015       4     23.50      0.67    703
2015       5     23.17      0.71    709
2015       6     22.84      0.76    660
2015       7     22.43      0.70    729
2015       8     22.16      0.72    678
2015       9     22.41      0.89    695
2015      10     22.79      1.02    731
2015      11     22.67      1.09    719
2015      12     21.97      0.86    609
2016       1     22.10      0.97    717
2016       2     22.15      0.92    677
2016       3     21.10      0.86    585
2016       4     21.81      1.12    680
2016       5     22.05      0.87    721
2016       6     22.64      0.65    711
2016       7     22.44      0.68    731
2016       8     22.63      0.56    694
2016       9     23.03      0.54    679
2016      10     23.20      0.66    731
2016      11     23.25      0.66    715
2016      12     23.18      0.71    142
2017       1     nan        nan       0
2017       2     22.75      0.54    666
2017       3     22.47      0.54    645
2017       4     22.63      0.58    708
2017       5     22.74      0.40    713
2017       6     22.58      0.42    684
2017       7     22.53      0.48    433
2017       8     nan        nan       0
2017       9     nan        nan       0
2017      10     nan        nan       0
2017      11     nan        nan       0
2017      12     nan        nan       0
2018       1     nan        nan       0
2018       2     nan        nan       0
2018       3     nan        nan       0
2018       4     nan        nan       0
2018       5     nan        nan       0
2018       6     nan        nan       0
2018       7     nan        nan       0
2018       8     nan        nan       0
2018       9     nan        nan       0', header = TRUE)

head(hcfc)
str(hcfc)

sf6 <- read.table(text = 'year month sf6 sd n
2000       9     4.728     0.039    204
2000      10     4.736     0.047    681
2000      11     4.663     0.116     75
2000      12     4.738     0.111    519
2001       1     4.782     0.076    424
2001       2     4.808     0.063    620
2001       3     4.820     0.074    692
2001       4     4.853     0.043    691
2001       5     4.856     0.031    728
2001       6     4.843     0.047    345
2001       7     4.881     0.074    640
2001       8     4.857     0.094    725
2001       9     4.908     0.108    705
2001      10     4.934     0.090    622
2001      11     4.959     0.103    644
2001      12     4.936     0.141    618
2002       1     4.967     0.152    656
2002       2     4.952     0.084    655
2002       3     5.041     0.172    574
2002       4     5.080     0.151    682
2002       5     4.974     0.122    272
2002       6     nan        nan       0
2002       7     nan        nan       0
2002       8     nan        nan       0
2002       9     5.125     0.052    132
2002      10     5.140     0.024    718
2002      11     5.156     0.030    695
2002      12     5.169     0.022    708
2003       1     5.185     0.032    578
2003       2     5.174     0.030     24
2003       3     5.204     0.037    715
2003       4     5.246     0.071    697
2003       5     5.240     0.037    735
2003       6     5.272     0.040    693
2003       7     5.272     0.039    682
2003       8     5.283     0.043    701
2003       9     5.336     0.041    662
2003      10     5.339     0.042    699
2003      11     5.365     0.041    695
2003      12     5.378     0.040    732
2004       1     5.352     0.041    728
2004       2     5.374     0.038    664
2004       3     5.391     0.038    677
2004       4     5.438     0.045    712
2004       5     5.471     0.047    679
2004       6     5.493     0.042    684
2004       7     5.530     0.047    647
2004       8     5.503     0.046    601
2004       9     5.561     0.046    661
2004      10     5.563     0.046    700
2004      11     5.596     0.044    711
2004      12     5.597     0.044    684
2005       1     5.601     0.041    660
2005       2     5.632     0.046    641
2005       3     5.683     0.046    711
2005       4     5.679     0.046    687
2005       5     5.694     0.057    700
1998       1     nan        nan       0
1998       2     nan        nan       0
1998       3     nan        nan       0
1998       4     nan        nan       0
1998       5     nan        nan       0
1998       6     nan        nan       0
1998       7     nan        nan       0
1998       8     nan        nan       0
1998       9     nan        nan       0
1998      10     nan        nan       0
1998      11     nan        nan       0
1998      12     nan        nan       0
1999       1     nan        nan       0
1999       2     nan        nan       0
1999       3     nan        nan       0
1999       4     nan        nan       0
1999       5     nan        nan       0
1999       6     nan        nan       0
1999       7     4.430     0.048    556
1999       8     4.438     0.043    586
1999       9     4.506     0.025    481
1999      10     4.506     0.024    629
1999      11     4.537     0.030    324
1999      12     4.571     0.038    311
2000       1     nan        nan       0
2000       2     4.571     0.059    432
2000       3     4.585     0.074    547
2000       4     4.625     0.038    546
2000       5     4.606     0.054    655
2000       6     4.658     0.046    546
2000       7     4.665     0.037    577
2000       8     4.678     0.050    157
2005       6     5.726     0.051    681
2005       7     5.714     0.057    708
2005       8     5.734     0.051    717
2005       9     5.751     0.033    713
2005      10     5.779     0.028    718
2005      11     5.784     0.028    715
2005      12     5.829     0.036    602
2006       1     5.858     0.043    708
2006       2     5.879     0.050    608
2006       3     5.883     0.045    716
2006       4     5.956     0.046    700
2006       5     5.959     0.051    696
2006       6     5.964     0.047    651
2006       7     5.970     0.049    661
2006       8     5.976     0.057    659
2006       9     6.024     0.043    534
2006      10     6.040     0.044    621
2006      11     6.051     0.050    653
2006      12     6.116     0.054    687
2007       1     6.127     0.048    680
2007       2     6.144     0.043    646
2007       3     6.101     0.035    417
2007       4     nan        nan       0
2007       5     6.179     0.038    612
2007       6     6.209     0.037    684
2007       7     6.218     0.041    691
2007       8     6.274     0.045    607
2007       9     6.277     0.041    686
2007      10     6.333     0.039    688
2007      11     6.344     0.038    621
2007      12     6.353     0.043    698
2008       1     6.401     0.053    490
2008       2     6.347     0.024     71
2008       3     6.377     0.025    736
2008       4     6.431     0.028    718
2008       5     6.479     0.026    728
2008       6     6.496     0.028    709
2008       7     6.500     0.027    739
2008       8     6.528     0.029    732
2008       9     6.526     0.023    689
2008      10     6.606     0.028    720
2008      11     6.617     0.029    711
2008      12     6.624     0.028    741
2009       1     6.651     0.029    730
2009       2     6.670     0.024    667
2009       3     6.721     0.034    731
2009       4     6.730     0.040    715
2009       5     6.742     0.043    739
2009       6     6.774     0.046    709
2009       7     6.751     0.042    743
2009       8     6.757     0.045    743
2009       9     6.816     0.042    719
2009      10     6.854     0.043    742
2009      11     6.892     0.042    719
2009      12     6.847     0.040    414
2010       1     6.992     0.073    307
2010       2     6.986     0.055    672
2010       3     7.016     0.058    738
2010       4     7.012     0.050    707
2010       5     7.063     0.053    735
2010       6     7.125     0.045    701
2010       7     7.155     0.044    715
2010       8     7.155     0.044    634
2010       9     7.218     0.047    592
2010      10     7.253     0.046    742
2010      11     7.277     0.048    715
2010      12     7.235     0.037    680
2011       1     7.284     0.031    579
2011       2     7.299     0.029    671
2011       3     7.295     0.054    687
2011       4     7.319     0.065    577
2011       5     7.380     0.028    743
2011       6     7.402     0.031    668
2011       7     7.426     0.034    742
2011       8     7.426     0.034    738
2011       9     7.481     0.033    705
2011      10     7.540     0.032    735
2011      11     7.521     0.034    683
2011      12     7.543     0.026    735
2012       1     7.572     0.028    664
2012       2     7.583     0.058    687
2012       3     7.606     0.033    602
2012       4     7.647     0.026    719
2012       5     7.663     0.023    721
2012       6     7.661     0.020    689
2012       7     7.646     0.022    733
2012       8     7.671     0.022    737
2012       9     7.727     0.020    696
2012      10     7.738     0.020    712
2012      11     7.819     0.023    707
2012      12     7.805     0.021    737
2013       1     7.816     0.021    728
2013       2     7.882     0.025    320
2013       3     7.885     0.024    737
2013       4     7.934     0.025    706
2013       5     8.039     0.025    725
2013       6     8.013     0.028    711
2013       7     8.052     0.030    685
2013       8     8.110     0.026    430
2013       9     8.155     0.023    700
2013      10     8.146     0.020    725
2013      11     8.155     0.023    719
2013      12     8.208     0.022    738
2014       1     8.202     0.022    731
2014       2     8.198     0.021    667
2014       3     8.284     0.020    702
2014       4     8.336     0.021    715
2014       5     8.338     0.021    658
2014       6     8.382     0.023    718
2014       7     8.367     0.025    675
2014       8     8.405     0.022    587
2014       9     8.482     0.022    674
2014      10     8.488     0.020    604
2014      11     8.507     0.016    702
2014      12     8.520     0.017    706
2015       1     8.521     0.018    726
2015       2     8.513     0.018    654
2015       3     8.553     0.021    718
2015       4     8.635     0.016    693
2015       5     8.680     0.022    728
2015       6     8.658     0.021    651
2015       7     8.661     0.019    730
2015       8     8.641     0.022    664
2015       9     8.778     0.022    696
2015      10     8.799     0.020    726
2015      11     8.846     0.021    703
2015      12     8.873     0.025    700
2016       1     8.845     0.025    731
2016       2     8.891     0.028    690
2016       3     8.898     0.030    619
2016       4     8.995     0.027    706
2016       5     9.006     0.029    739
2016       6     9.029     0.032    707
2016       7     9.000     0.035    743
2016       8     9.008     0.033    713
2016       9     9.065     0.054    673
2016      10     9.132     0.068    686
2016      11     9.192     0.048    711
2016      12     9.135     0.045    681
2017       1     9.193     0.052    680
2017       2     9.183     0.048    644
2017       3     9.188     0.049    713
2017       4     9.271     0.052    711
2017       5     9.313     0.048    743
2017       6     9.333     0.050    711
2017       7     9.356     0.048    574
2017       8     9.418     0.041    743
2017       9     9.510     0.039    712
2017      10     9.540     0.045    726
2017      11     9.558     0.044    714
2017      12     9.572     0.038    718
2018       1     9.590     0.043    734
2018       2     9.585     0.043    656
2018       3     9.635     0.047    720
2018       4     9.652     0.061    707
2018       5     9.548     0.217     92
2018       6     9.777     0.189    201
2018       7     9.738     0.082    599
2018       8     9.681     0.067    700
2018       9     9.814     0.091    664
2018      10     9.915     0.095    655
2018      11     9.938     0.081    698
2018      12     9.960     0.080    718
2019       1     9.992     0.086    662
2019       2     nan        nan       0', header = TRUE)

head(sf6)
str(sf6)

# merge additional datasets and clean up
climate <- merge(climate, n2o, by = c("year", "month"), all.x = TRUE)
climate <- subset(climate, !is.na(n2o))
climate <- merge(climate, hcfc, by = c("year", "month"), all.x = TRUE)
climate <- subset(climate, !is.na(hcfc))
climate <- merge(climate, sf6, by = c("year", "month"), all.x = TRUE)
climate <- subset(climate, !is.na(sf6))
# with so many observations removed for missing data, renumber the rows
rownames(climate) <- 1:dim(climate)[1]

climate$sf6 <- as.numeric(climate$sf6)

str(climate)

#calculate corr between temp and new potential greenhouse gases
cor(climate$temp, climate$n2o)
cor(climate$temp, climate$hcfc)
cor(climate$temp, climate$sf6)

#model: beta0 + beta1 c02 + beta2 methane + beta3 n2o + 
#       beat4 hcfc + beta5 sf6 + epsilon, epsilon ~ N(0, sigma^2)

climate2_out <- lm(temp ~ co2 + methane + n2o + hcfc + sf6, data = climate)

summary(climate2_out)

#the coefficients have the wrong sign 
# (i.e., different than expected)
#investigate colinearity - explanatory variables are highly correlated
#(co2 has negative estimate)

plot(~co2 + methane + n2o + hcfc + sf6, data = climate)

#symptoms of colinearity:
#wrong sign
#model is stat. sig.,
#but none of the Ho: Bj = 0 are
#prediction is ok

#What can we do?

#ignore updated model

#create a subset model

#biased regression (elastic net -> lasso)

#because of the collinearity problem, choose a subset regression model
#that adds to the greenhouse gases I already know matter (co2, methane)

climate2_out_sub <- lm(temp ~ co2 + methane + sf6, data = climate)
coef(climate2_out_sub)

summary(climate2_out_sub)
